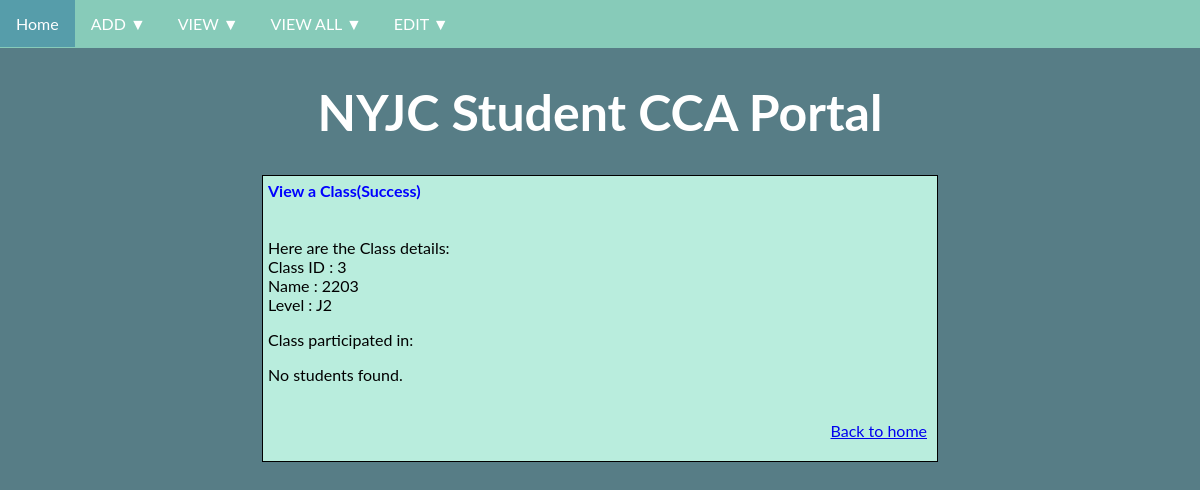
Screenshot of /view/class?id=3 with the database file from the repository.
### tables this page shows
CREATE TABLE "Class"(
                "id" TEXT UNIQUE,
                "name" TEXT,
                "level" TEXT,
                Primary Key("id")
                );

### main.py (the view, shortened to what this page needs)
@app.route('/view/class', methods = ["GET", 'POST'])
def view_class():
    title = 'View a Class'
    span1 = "View a Class"
    span2 = "Use the following form to view a Class"
    form_header = {"id": "Class ID"}
    error = ' '
    if request.args:
        record = classCollection.find(request.args['id'])
        if record != None:
            students = classCollection.viewstudent(request.args['id'])
            span1 = "View a Class(Success)"
            span2 = "Here are the Class details:"
            form_header = {
                           'id' : 'Class ID',
                           'name': 'Name',
                           'level': 'Level'
                               }
            return render_template("view.html",
                               page_type = 'success_class',
                               title = title,
                               span1 = span1,
                               span2 = span2,
                               form_header = form_header,
                               form_meta={
                                   'action': '',
                                   'method': 'get'
                               },
                               form_data =  record,
                               students = students
                              )
        else:
            error = f'Class ID {request.args["id"]} not found! Try again!'

### storage.py (called while the page is built)
    def _executedql(self, query: str, type: str, params: tuple) -> Optional[sqlite3.Row]:
        with sqlite3.connect(self._dbname) as conn:
            conn.row_factory = sqlite3.Row
            cur = conn.cursor()
            result = None
            if type == 'one':
                cur.execute(query, params)
                result = cur.fetchone()
            elif type == "many":
                cur.execute(query)
                result = cur.fetchall()
            elif type == "join":
                cur.execute(query, params)
                result = cur.fetchall()
            return result

    def find(self, key: str) -> Optional[dict]:
        query = f'''
                SELECT * FROM "{self._tblname}"
                WHERE "{self._key}" =?;
        '''
        result = self._executedql(query, "one", (key,))
        if result is not None:
            return dict(result)
        else:
            return None

    def viewstudent(self, key: str) -> Optional[list[dict]]:
        query = f'''SELECT "Student"."id" as "id",
                           "Student"."name" as "name",
                           "Class"."name" as "class"
                    FROM "{self._tblname}"
                    INNER JOIN "Student"
                        ON "Class"."id" = "Student"."class_id"
                    WHERE "Class"."id" = ?
                    ORDER BY "Student"."id";
                '''
        result = self._executedql(query, "join", (key,))
        if result != []:
            lst = []
            for record in result:
                lst.append(dict(record))
            return lst
        else:
            return None

### templates/view.html (shortened to what this page needs)
<!DOCTYPE html>
<html>
    <head>
    {% include "head.html" %}
    </head>
    <body>
        {% include "header.html" %}
        <div class='container'>
            <span class='highlight-blue'> {{span1}} </span>
            <span> {{span2}} </span>
        {% if 'view' in page_type %}
        <form
            action = "{{ form_meta['action'] }}"
            method = "{{ form_meta['method'] }}"
            >
        <table>
            {% for name, value in form_data.items() %}
            <tr>
                <td>
                    <label for= '{{ name }}'>
                    {{form_header[name]}}
                    </label>
                </td>
                <td>
                    <input id= '{{ name }}' type='text' name= '{{ name }}' value='{{ value }}' >
                </td>
            </tr>
            {% endfor %}
            <tr>
                <td colspan = "2" align = "right" >
                    <input type='submit' value='Submit'>
                </td>
            </tr>
        </table>
        </form>
        {% elif 'success' in page_type %}
            {% for name, value in form_data.items() %}
                {{form_header[name]}} : {{value}}
            {% endfor %}
            {% if 'class' in page_type %}
                <p> Class participated in: </p>
                {%if students != None %}
                    <table>
                        <tr>
                        {% for header in students[0].keys() %}
                            <td> {{header}} </td>
                        {% endfor %}
                        </tr>
                        {% for student in students %}
                            <tr>
                            {% for name, value in student.items() %}
                                {% if name == "name" %}
                                    <td> <a href="/view/student?id=+{{student['id']}}">{{value}}</a></td>
                                {% else %}
                                    <td>{{value}}</td>
                                {% endif %}
                            {% endfor %}
                            </tr>
                        {% endfor %}
                    </table>
                {% else %}
                    <p> No students found.</p>
                {% endif %}
            {% endif %}
        {% endif %}
        {% include "footer.html" %}
        </div>
    </body>
</html>

### static/css/styles.css (style rules this page uses)
body { background-color: #577D86; font-family: "Lato", sans-serif; margin: 0px; }
.highlight-blue { font-weight: bold; color: blue; }
.main-heading, .container, .footer { padding: 5px; margin: auto; }
.container { display: table; border: 0.5px solid black; background-color: #B9EDDD; color: black; width: 664px }

### rows the page displays
Class: form_header "Name", name "2203", form_header "Level", level "J2"

### other values shown
{{ span1 }} "View a Class(Success)"
{{ span2 }} "Here are the Class details:"
{{ value }} "3"
